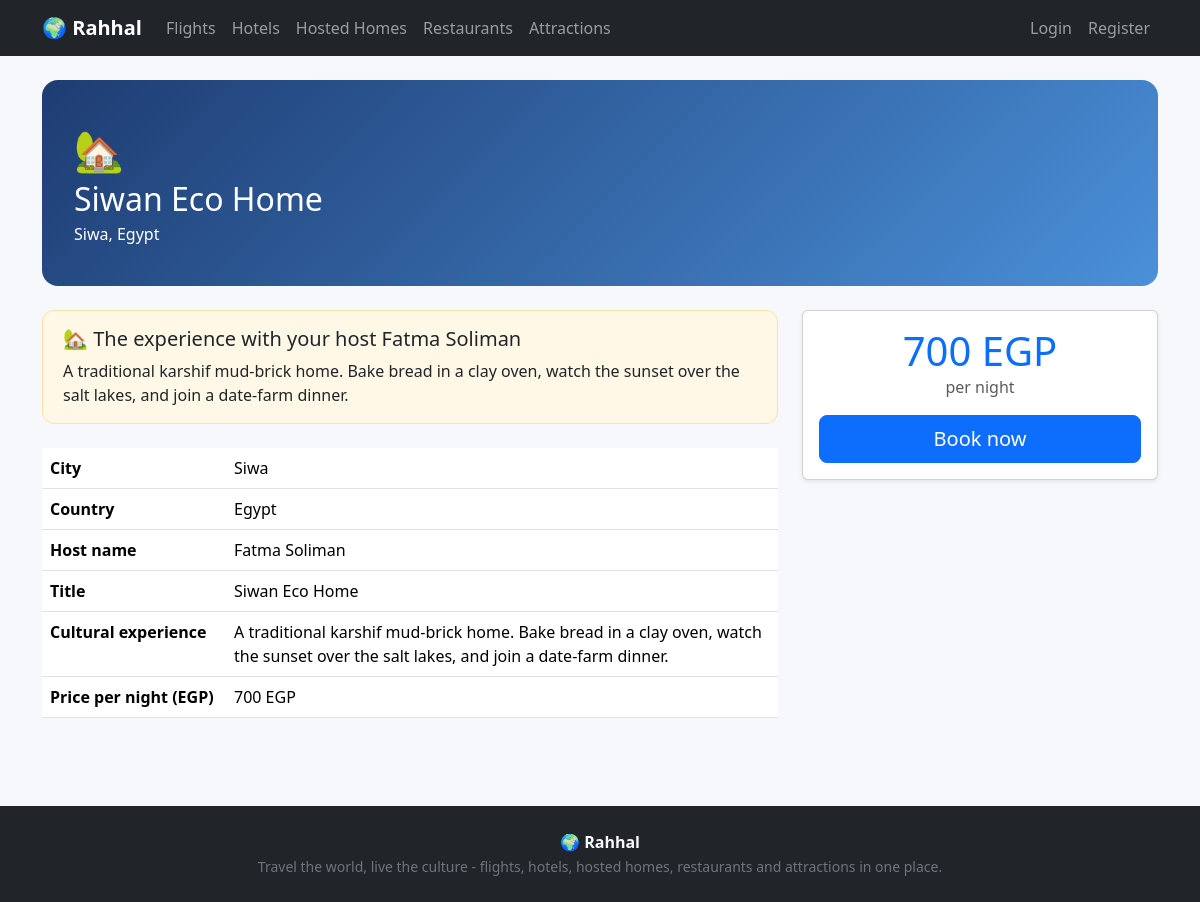
The page /details.php?type=home&id=2 on the database its author committed.
### tables this page shows
CREATE TABLE homes (
  id INT AUTO_INCREMENT PRIMARY KEY,
  city VARCHAR(100) NOT NULL,
  country VARCHAR(100) NOT NULL,
  host_name VARCHAR(100) NOT NULL,
  title VARCHAR(150) NOT NULL,
  experience_description TEXT,
  price_per_night DECIMAL(10,2) NOT NULL
);

### includes/functions.php (called while the page is built, shortened)
<?php
require_once __DIR__ . '/db.php';
function e($value): string {
    return htmlspecialchars((string)$value, ENT_QUOTES, 'UTF-8');
}
function money($amount): string {
    return number_format((float)$amount, 0) . ' ' . CURRENCY;
}
function type_config(?string $type = null) {
    $map = [
        'flight' => [
            'table' => 'flights', 'label' => 'Flight', 'plural' => 'Flights', 'icon' => '✈️',
            'unit' => 'person', 'qty_label' => 'Passengers',
            'fields' => [
                'from_city' => 'From', 'to_city' => 'To', 'flight_date' => 'Date',
                'airline' => 'Airline', 'price' => 'Price (EGP)', 'seats' => 'Seats',
            ],
        ],
        'hotel' => [
            'table' => 'hotels', 'label' => 'Hotel', 'plural' => 'Hotels', 'icon' => '🏨',
            'unit' => 'night', 'qty_label' => 'Nights',
            'fields' => [
                'city' => 'City', 'name' => 'Hotel name',
                'price_per_night' => 'Price per night (EGP)', 'rating' => 'Rating (0-5)',
                'description' => 'Description',
            ],
        ],
        'home' => [
            'table' => 'homes', 'label' => 'Hosted Home', 'plural' => 'Hosted Homes', 'icon' => '🏡',
            'unit' => 'night', 'qty_label' => 'Nights',
            'fields' => [
                'city' => 'City', 'country' => 'Country', 'host_name' => 'Host name',
                'title' => 'Title', 'experience_description' => 'Cultural experience',
                'price_per_night' => 'Price per night (EGP)',
            ],
        ],
        'restaurant' => [
            'table' => 'restaurants', 'label' => 'Restaurant', 'plural' => 'Restaurants', 'icon' => '🍽️',
            'unit' => 'person', 'qty_label' => 'Guests',
            'fields' => [
                'city' => 'City', 'name' => 'Restaurant name', 'cuisine' => 'Cuisine',
                'avg_price' => 'Average price per person (EGP)', 'description' => 'Description',
            ],
        ],
        'attraction' => [
            'table' => 'attractions', 'label' => 'Attraction', 'plural' => 'Attractions', 'icon' => '🏛️',
            'unit' => 'person', 'qty_label' => 'Tickets',
            'fields' => [
                'city' => 'City', 'name' => 'Attraction name',
                'ticket_price' => 'Ticket price (EGP)', 'description' => 'Description',
            ],
        ],
    ];
    if ($type === null) return $map;
    return $map[$type] ?? null;
}
function price_column(string $type): string {
    return [
        'flight' => 'price',
        'hotel' => 'price_per_night',
        'home' => 'price_per_night',
        'restaurant' => 'avg_price',
        'attraction' => 'ticket_price',
    ][$type];
}
function item_title(string $type, array $row): string {
    switch ($type) {
        case 'home':   return $row['title'];
    }
}
function item_price(string $type, array $row): float {
    return (float)$row[price_column($type)];
}
function item_location(string $type, array $row): string {
    switch ($type) {
        case 'home':   return $row['city'] . ', ' . $row['country'];
    }
}
function get_item(string $type, int $id): ?array {
    $cfg = type_config($type);
    $stmt = db()->prepare('SELECT * FROM ' . $cfg['table'] . ' WHERE id = ?');
    $stmt->execute([$id]);
    $row = $stmt->fetch();
    return $row ?: null;
}
    ?>

### includes/db.php (called while the page is built, shortened)
<?php
function db(): PDO {
    static $pdo = null;
    if ($pdo === null) {
        $dsn = getenv('RAHHAL_DSN');
        if ($dsn) {
            $pdo = new PDO($dsn);
        } else {
            $pdo = new PDO(
                'mysql:host=' . DB_HOST . ';dbname=' . DB_NAME . ';charset=utf8mb4',
                DB_USER,
                DB_PASS
            );
        }
        $pdo->setAttribute(PDO::ATTR_ERRMODE, PDO::ERRMODE_EXCEPTION);
        $pdo->setAttribute(PDO::ATTR_DEFAULT_FETCH_MODE, PDO::FETCH_ASSOC);
    }
    return $pdo;
}

### details.php (the view, shortened to what this page needs)
<?php
$type = $_GET['type'] ?? '';
$id = (int)($_GET['id'] ?? 0);
$cfg = type_config($type);
$item = $cfg ? get_item($type, $id) : null;
$unitLabel = $cfg['unit'] === 'night' ? 'per night' : 'per person';
include __DIR__ . '/includes/header.php';
?>
<div class="details-hero mb-4">
    <div class="fs-1"><?= $cfg['icon'] ?></div>
    <h1 class="h2 mb-1"><?= e(item_title($type, $item)) ?></h1>
    <div><?= e(item_location($type, $item)) ?></div>
</div>
<div class="row">
    <div class="col-lg-8">
        <?php if ($type === 'home'): ?>
            <div class="experience-box mb-4">
                <h2 class="h5">🏡 The experience with your host <?= e($item['host_name']) ?></h2>
                <p class="mb-0"><?= nl2br(e($item['experience_description'])) ?></p>
            </div>
        <?php elseif (!empty($item['description'])): ?>
            <p><?= nl2br(e($item['description'])) ?></p>
        <?php endif; ?>
        <table class="table">
            <tbody>
            <?php foreach ($cfg['fields'] as $col => $label): ?>
                <?php if (isset($item[$col]) && $item[$col] !== '' && $item[$col] !== null): ?>
                    <tr>
                        <th class="w-25"><?= e($label) ?></th>
                        <td>
                            <?php if (in_array($col, ['price', 'price_per_night', 'avg_price', 'ticket_price'])): ?>
                                <?= money($item[$col]) ?>
                            <?php else: ?>
                                <?= e($item[$col]) ?>
                            <?php endif; ?>
                        </td>
                    </tr>
                <?php endif; ?>
            <?php endforeach; ?>
            </tbody>
        </table>
    </div>
    <div class="col-lg-4">
        <div class="card shadow-sm">
            <div class="card-body text-center">
                <div class="display-6 text-primary"><?= money(item_price($type, $item)) ?></div>
                <div class="text-muted mb-3"><?= $unitLabel ?></div>
                <a href="book.php?type=<?= e($type) ?>&id=<?= (int)$item['id'] ?>" class="btn btn-primary btn-lg w-100">Book now</a>
            </div>
        </div>
    </div>
</div>
<?php include __DIR__ . '/includes/footer.php'; ?>

### assets/css/style.css (style rules this page uses)
body { background: #f6f8fb; }
.details-hero { background: linear-gradient(135deg, #1e3c72 0%, #4a90d9 100%); color: #fff; border-radius: 1rem; padding: 2.5rem 2rem; }
.experience-box { background: #fff8e6; border: 1px solid #ffe0a3; border-radius: 0.75rem; padding: 1rem 1.25rem; }

### rows shown on the page
homes: title "Siwan Eco Home", item_location($type, $item) "Siwa, Egypt", host_name "Fatma Soliman", experience_description "A traditional karshif mud-brick home. Bake bread in a clay oven, watch the sunset over the salt lakes, and join a date-farm dinner.", city "Siwa", country "Egypt", price_per_night "700 EGP"

### other values the page prints
SITE_NAME "Rahhal"
$cfg['icon'] "🏡"
$label "City"
$label "Country"
$label "Host name"
$label "Title"
$label "Cultural experience"
$label "Price per night (EGP)"
$unitLabel "per night"
